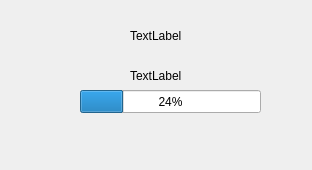
<?xml version="1.0" encoding="UTF-8"?>
<ui version="4.0">
 <class>UdpFileRDTP</class>
 <widget class="QDialog" name="UdpFileRDTP">
  <property name="geometry">
   <rect>
    <x>0</x>
    <y>0</y>
    <width>312</width>
    <height>170</height>
   </rect>
  </property>
  <property name="windowTitle">
   <string>Dialog</string>
  </property>
  <widget class="QProgressBar" name="progressBar">
   <property name="geometry">
    <rect>
     <x>80</x>
     <y>90</y>
     <width>181</width>
     <height>23</height>
    </rect>
   </property>
   <property name="value">
    <number>24</number>
   </property>
  </widget>
  <widget class="QLabel" name="label">
   <property name="geometry">
    <rect>
     <x>130</x>
     <y>30</y>
     <width>54</width>
     <height>12</height>
    </rect>
   </property>
   <property name="text">
    <string>TextLabel</string>
   </property>
  </widget>
  <widget class="QLabel" name="label_2">
   <property name="geometry">
    <rect>
     <x>130</x>
     <y>70</y>
     <width>54</width>
     <height>12</height>
    </rect>
   </property>
   <property name="text">
    <string>TextLabel</string>
   </property>
  </widget>
 </widget>
 <resources/>
 <connections/>
</ui>
